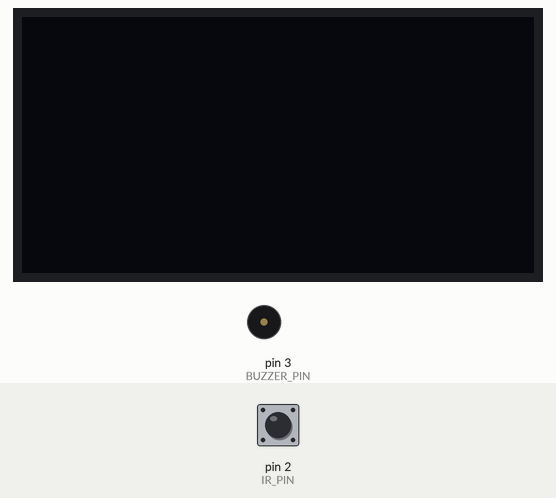
This sketch was run on a simulated Arduino Uno, built with avr-gcc and run on an emulated ATmega328P. Shown: 128×64 one-colour display, buzzer (waves = sounding, pin HIGH). Inputs (shaded band) come from the test bench; at power-on: pin 2 (IR_PIN) LOW. What the sketch prints to the serial monitor is not drawn.

Above: at 1.2 s.
1.3 s: pin 2 (IR_PIN) driven HIGH
At 2.2 s:
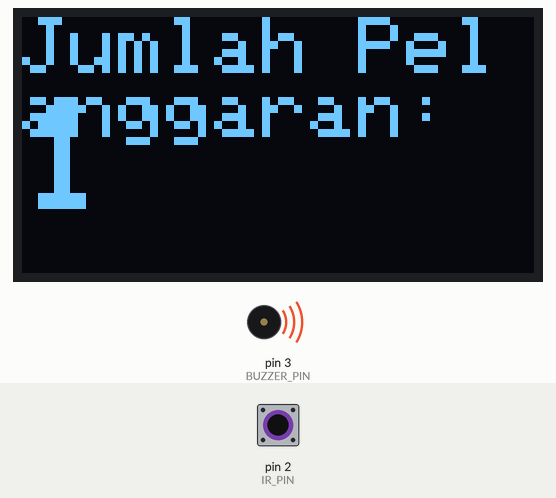
3.8 s: pin 2 (IR_PIN) driven LOW
At 4.9 s:
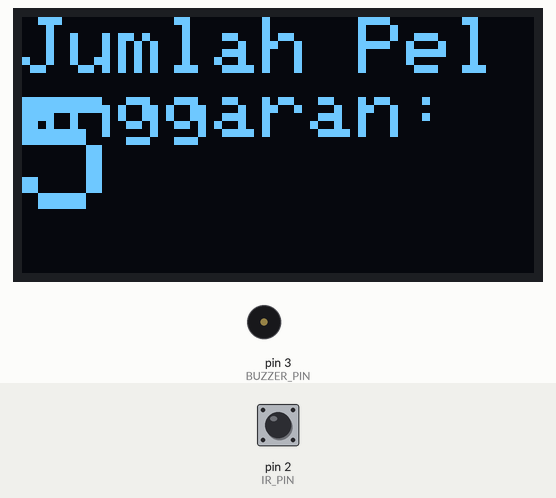
5.4 s: pin 2 (IR_PIN) driven HIGH
At 5.8 s:
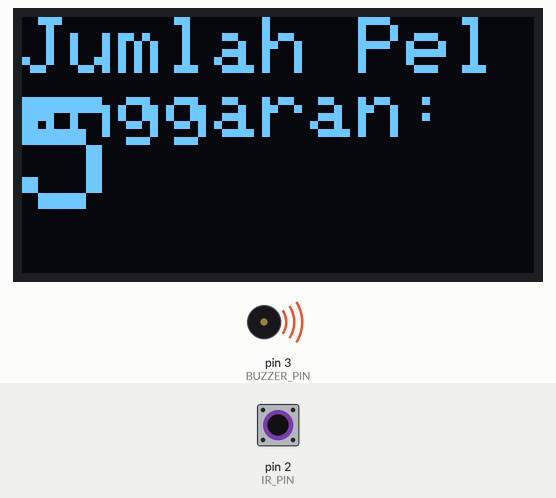
7.4 s: pin 2 (IR_PIN) pulsed LOW 5 times (0.12 s each, 0.3 s apart)
Timing chart, 0 to 12.9 s (numbered marks = the images above; inputs shaded):
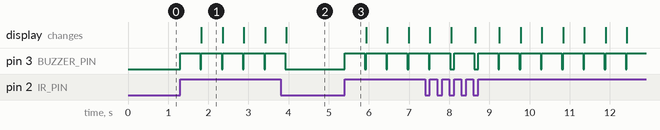

The sketch:

IOT_Project_E-Tilang.ino
```cpp
//Sistem Tilang Elektronik
#include <Wire.h>
#include <Adafruit_GFX.h>
#include <Adafruit_SSD1306.h>

// definisi pin untuk OLED display
#define OLED_RESET 4
Adafruit_SSD1306 display(OLED_RESET);

// definisi pin untuk sensor IR
#define IR_PIN 2

// definisi pin untuk buzzer
#define BUZZER_PIN 3

// variabel untuk menyimpan status sensor IR
int irStatus = 0;

// variabel untuk menyimpan jumlah pelanggaran
int jumlahPelanggaran = 0;

void setup() {
// mulai komunikasi I2C dengan OLED display
display.begin(SSD1306_SWITCHCAPVCC, 0x3C);
display.clearDisplay();
display.display();

// konfigurasi pin sensor IR sebagai input
pinMode(IR_PIN, INPUT);

// konfigurasi pin buzzer sebagai output
pinMode(BUZZER_PIN, OUTPUT);

// mulai komunikasi serial
Serial.begin(9600);
}

void loop() {
// baca status sensor IR
irStatus = digitalRead(IR_PIN);

// jika sensor IR mendeteksi adanya kendaraan
if (irStatus == HIGH) {
// nyalakan buzzer
digitalWrite(BUZZER_PIN, HIGH);
// tunggu selama 0.5 detik
delay(500);
// matikan buzzer
digitalWrite(BUZZER_PIN, LOW);
// tambahkan jumlah pelanggaran
jumlahPelanggaran++;
// tampilkan jumlah pelanggaran di OLED display
display.clearDisplay();
display.setTextSize(2);
display.setCursor(0,0);
display.println("Jumlah Pelanggaran:");
display.setTextSize(4);
display.setCursor(0,20);
display.println(jumlahPelanggaran);
display.display();
// kirim jumlah pelanggaran ke serial monitor
Serial.println("Jumlah Pelanggaran: " + String(jumlahPelanggaran));
}
}
```

Measured:
- after the input at 1.3 s, pin 3 (BUZZER_PIN): alternates HIGH for 0.50 s and LOW for 0.03 s, starting at once; the display: changes after 0.53 s (image 1)
- after the input at 3.8 s, pin 3 (BUZZER_PIN): goes on until 3.9 s, then stays LOW
- after the input at 5.4 s, pin 3 (BUZZER_PIN): alternates HIGH for 0.50 s and LOW for 0.03 s, starting at once
- what the display in image 1 shows lasts 0.6 s, from 1.8 s to 2.4 s
